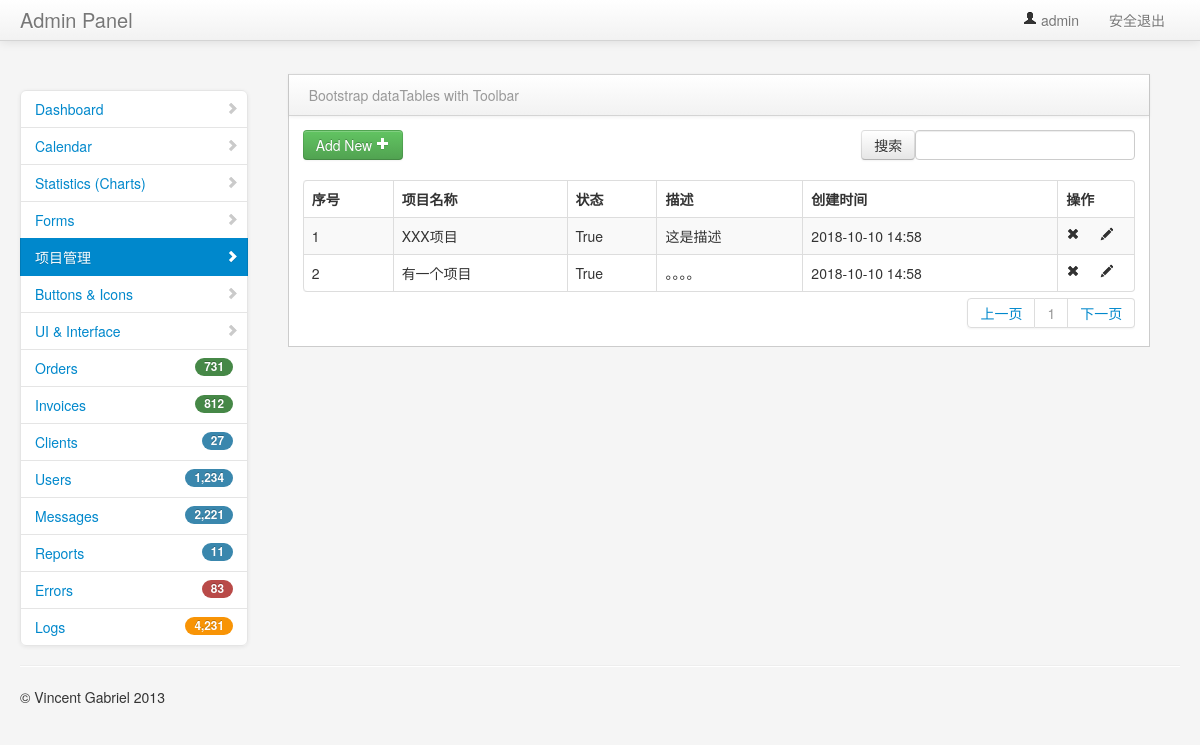
The app's page /project_manage/ (signed in), older data.
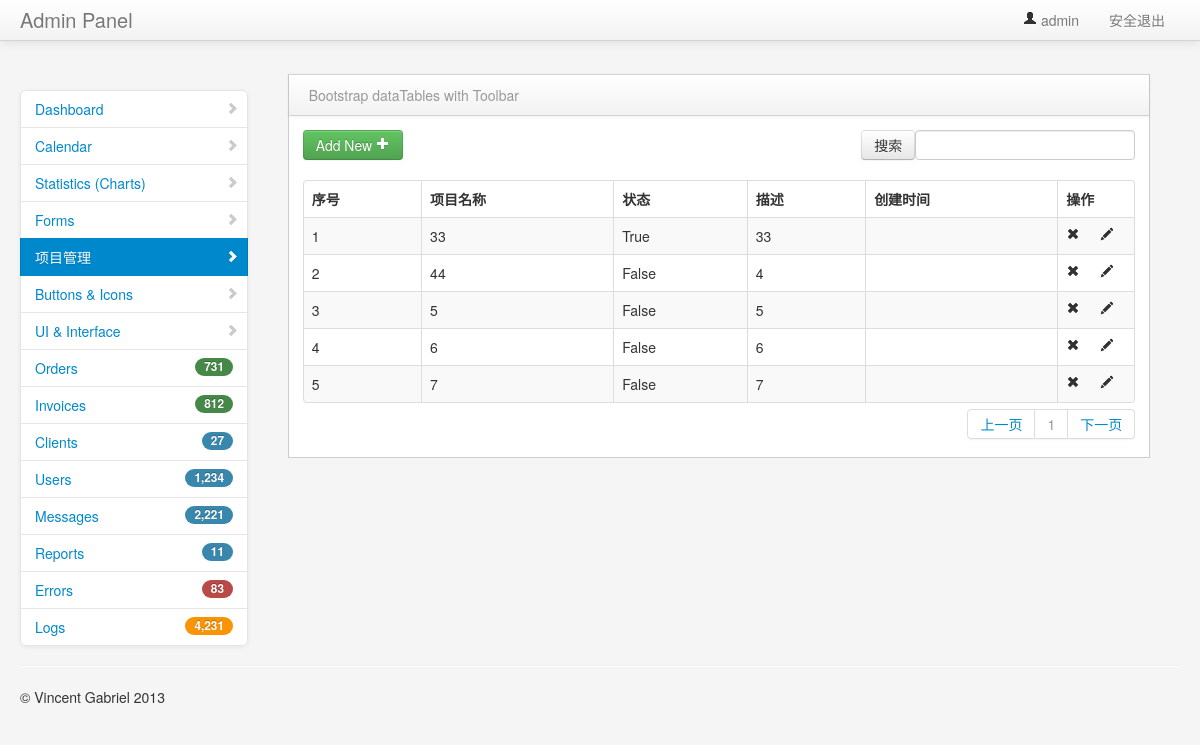
The same page, newer data.
### user_app/models.py (models this page shows, shortened)
class Project(models.Model):
    title = models.CharField(max_length=50)
    describe = models.TextField("描述",default="")
    status = models.BooleanField("状态",default=True)
    create_time = models.DateTimeField("创建时间",auto_now=True)

### user_app/views.py (the view)
# urls.py: path("project_manage/", views.project_manage),
@login_required #判断用户是否登录
def project_manage(request):
    page = request.GET.get('page')
    page = try_int(page, 1)
    count = Project.objects.all().count()
    pageObj = html_hepler.PageInfo(page, count)
    content = request.POST.get('search_project')
    if content is not None:
        project_data = Project.objects.filter(
                title__contains=content)
    else:
        project_data = Project.objects.all()
    page_string = html_hepler.Pager(page, pageObj.all_page_count)
    username = request.session.get('user1', '')  # 读取浏览器 session
    return render(request, "project_manage.html", {"user": username,"project_data":project_data,
                                                   "page": page_string})

### user_app/html_hepler.py (called while the page is built, shortened)
def Pager(page,all_page_count):
    page_html = []
    if page <= 1:
        prev_html = "<li class='next'><a href='#'>上一页</a></li>"
    else:
        prev_html = "<li class='next'><a href='/project_manage/?page=%d'>上一页</a></li>" % (page - 1)
    page_html.append(prev_html)
    if all_page_count < 11:
        begin = 0
        end = all_page_count
    for i in range(begin,end):
        if page == i+1:
            a_html = "<li class='prev disabled'><a href = '/project_manage/?page=%d'>%d</a></li>"%(i+1,i+1)
        else:
            a_html = "<li class='prev disabled'><a href = '/project_manage/?page=%d'>%d</a></li>" % (i+1, i+1)
        page_html.append(a_html)
    next_html = "<li class='next'><a href = '/project_manage/?page=%d'>下一页</a></li>" % (page + 1)
    page_html.append(next_html)
    page_string = mark_safe("".join(page_html))
    return page_string

    @property
    def all_page_count(self):
        temp = divmod(self.AllCount,self.PerItem)
        if temp[1] == 0:
            all_page_count = temp[0]
        else:
            all_page_count = temp[0] + 1
        return all_page_count

### templates/project_manage.html (shortened to what this page needs)
{% extends "common/nav.html" %}
    {% block context %}
 <div class="block">
    <div class="navbar navbar-inner block-header">
        <div class="muted pull-left">Bootstrap dataTables with Toolbar</div>
    </div>
    <div class="block-content collapse in">
        <div class="span12">
           <div class="table-toolbar">
              <div class="btn-group">
                 <a href="/project_model/"><button class="btn btn-success">Add New <i class="icon-plus icon-white"></i></button></a>
              </div>
              <div class="btn-group pull-right">
                 <div class="dataTables_filter" id="example_filter">
                     <form method="post" action="/project_manage/">
                      <input class="btn" type="submit" value="搜索">
                      <label><input type="text" aria-controls="example" id="search_project" name="search_project"></label>
                     </form>
                </div>
              </div>
           </div>
            <table cellpadding="0" cellspacing="0" border="0" class="table table-striped table-bordered" id="example2">
                <thead>
                    <tr>
                        <th>序号</th>
                        <th>项目名称</th>
                        <th>状态</th>
                        <th>描述</th>
                        <th>创建时间</th>
                        <th>操作</th>
                    </tr>
                </thead>
                <tbody>
                {% for data in project_data %}
                    <tr class="gradeU">
                        <td>{{forloop.counter }}</td>
                        <td>{{data.title}}</td>
                        <td>{{data.status}}</td>
                        <td class="center">{{data.describe}}</td>
                        <td class="center">{{data.create_time |date:"Y-m-d H:i"}}</td>
                        <td class="center" style="width: 60px;">
                            <a onclick="del_id('{{ data.id }}')"><i class="icon-remove"></i></a>
                            <a href="/project_model/?id={{ data.id }}"><i class="icon-pencil"></i></a>
                        </td>
                    </tr>
                {% endfor %}
                </tbody>
            </table>
        </div>
        <div id="pageslist" class="dataTables_paginate paging_bootstrap pagination">
            <ul>
                {{ page }}
            </ul>
        </div>
    </div>
 </div>
    {% endblock context %}

Row changes from the older to the newer data that the page shows:
removed Project: title "XXX项目", status "True", describe "这是描述", create_time "2018-10-10 14:58"
removed Project: title "有一个项目", status "True", describe "。。。。", create_time "2018-10-10 14:58"
added Project: title "33", status "True", describe "33"
added Project: title "44", status "False", describe "4"
added Project: title "5", status "False", describe "5"
added Project: title "6", status "False", describe "6"
added Project: title "7", status "False", describe "7"
